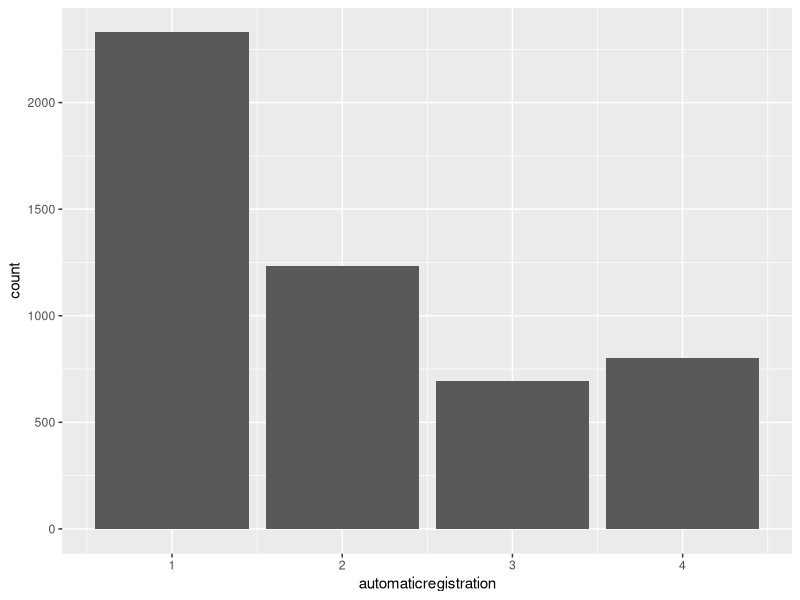
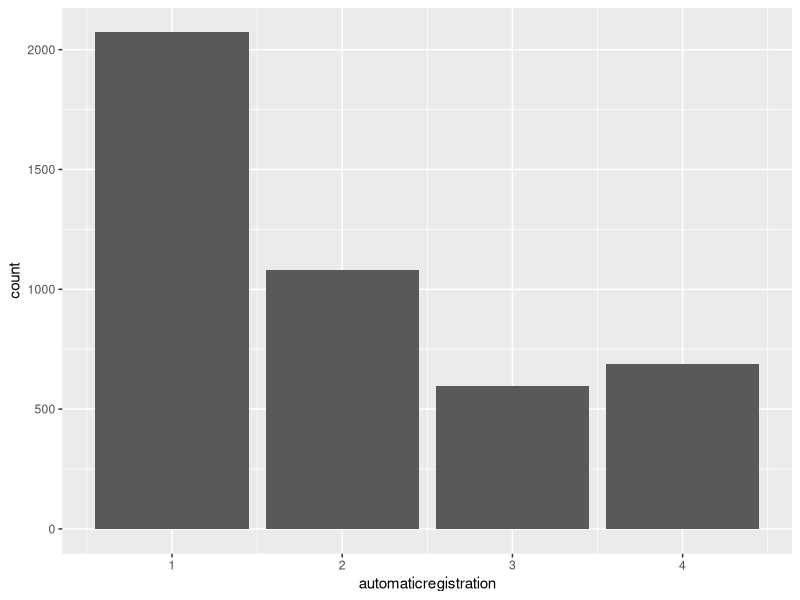

The R script that drew these images, in order:
## ---- chunk 1
library(tidyverse)
library(haven)
data <-  read_sav("data/ATP W87.sav")

data <- data |>
  select(QKEY, F_AGECAT, F_GENDER, F_RACETHNMOD, F_PARTY_FINAL, VTPRIORITY_a_W87, VTPRIORITY_j_W87)|>
  rename(automaticregistration = VTPRIORITY_a_W87,
         voteridlaws = VTPRIORITY_j_W87,
         party = F_PARTY_FINAL) 


## ---- chunk 2
automatic_registration_plot <- data |>
  filter(automaticregistration!=99)  |>
  ggplot(mapping = aes(x = automaticregistration)) +
  geom_bar() 
automatic_registration_plot
## ---- chunk 3
automatic_registration_party <- data |>
  filter(party!=4, party!=99, automaticregistration!=99) |>
  group_by(party) |>
  ggplot(mapping = aes(x = automaticregistration)) +
  geom_bar() 
automatic_registration_party 



